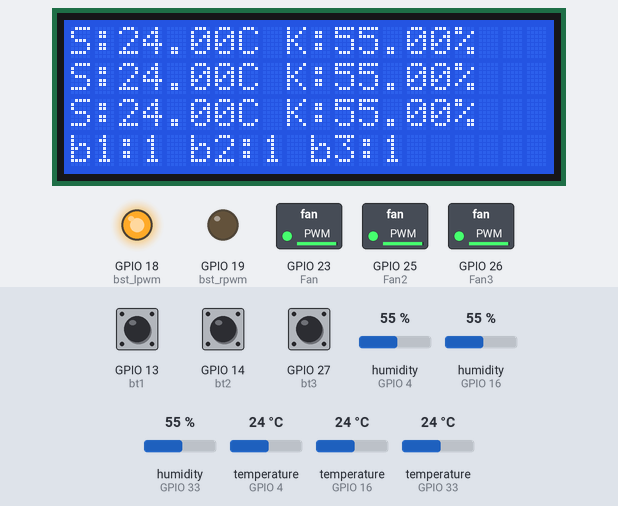
Bench run of a sketch on a simulated ESP32. On the bench: 20×4 character LCD, switched loads named in the sketch (green lamp = pin HIGH), output pins drawn as LEDs (lit = HIGH). Inputs (shaded band) come from the test bench; at power-on: humidity (sensors on GPIO 4, GPIO 16, GPIO 33) 55 %, GPIO 13 (bt1) HIGH, GPIO 14 (bt2) HIGH, GPIO 27 (bt3) HIGH, temperature (sensors on GPIO 4, GPIO 16, GPIO 33) 24 °C.

Above: at 1.2 s.
1.3 s: humidity (sensor on GPIO 4) set to 22 %
At 3.2 s:
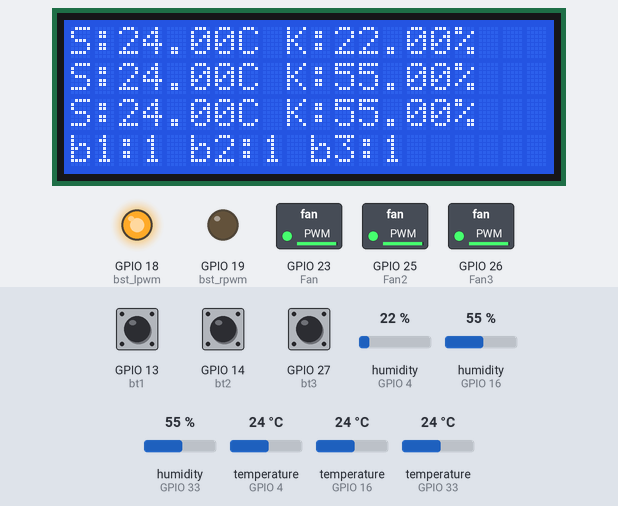
3.5 s: humidity (sensor on GPIO 16) set to 22 %
At 5.3 s:
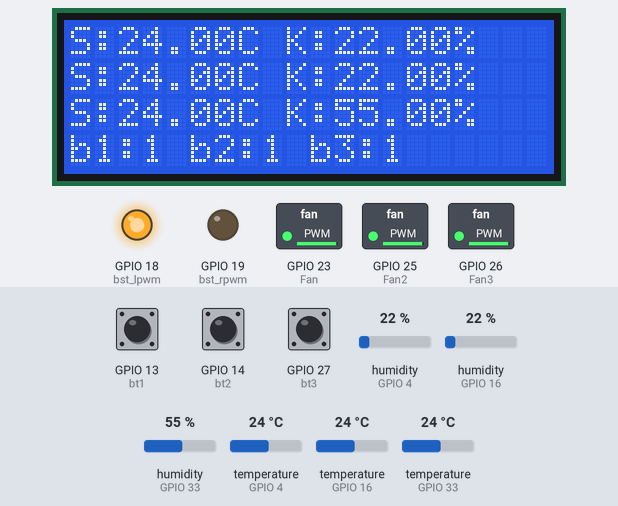
5.6 s: humidity (sensor on GPIO 33) set to 22 %
At 7.3 s:
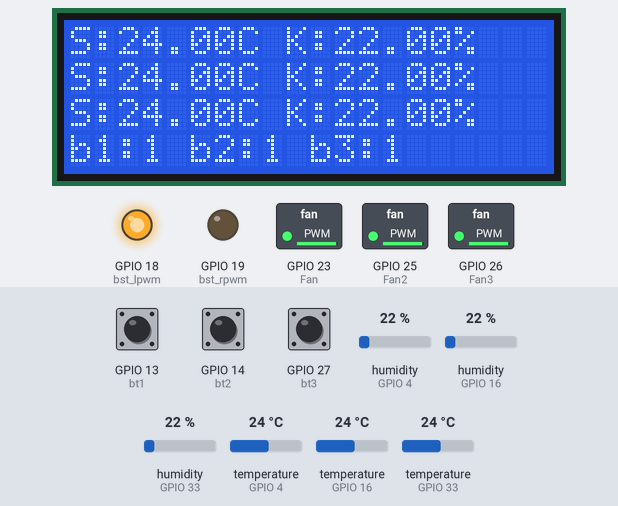
7.6 s: GPIO 13 (bt1) pulled LOW for 0.15 s
At 7.76 s:
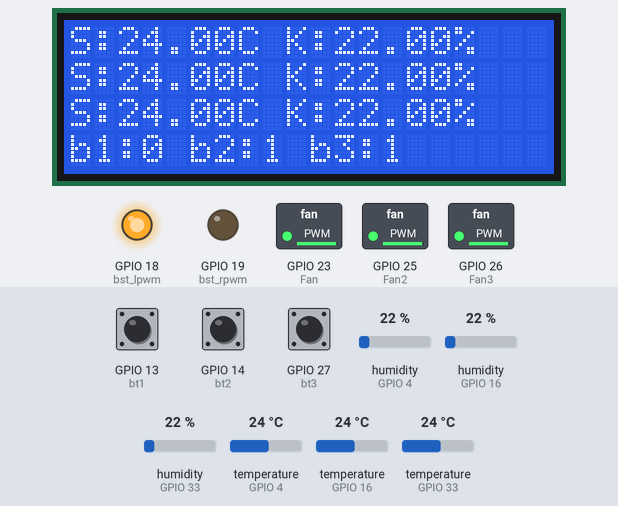
9.3 s: GPIO 14 (bt2) pulled LOW for 0.15 s
At 9.46 s:
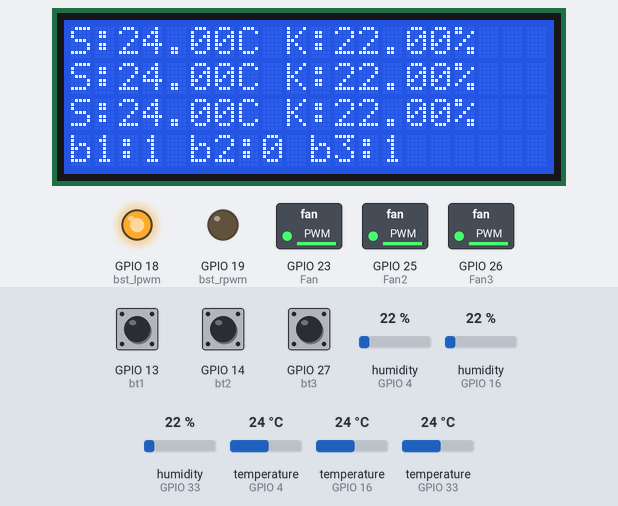
11.0 s: GPIO 27 (bt3) pulled LOW for 0.15 s
At 11.16 s:
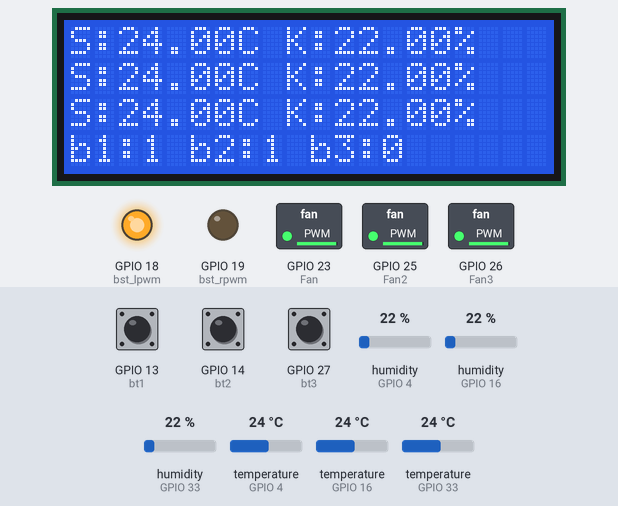
Timing chart, 0 to 13.7 s (numbered marks = the images above; inputs shaded):
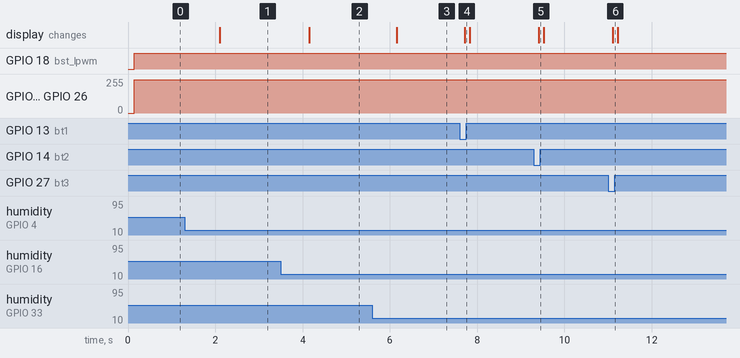

The sketch:

dht22_lcd.ino
```cpp
#include <DHT.h>
#include <LiquidCrystal_I2C.h>

#define DHTTYPE DHT22


#define DHTPIN1 4
#define DHTPIN2 16
#define DHTPIN3 33
#define bt1 13
#define bt2 14
#define bt3 27

LiquidCrystal_I2C lcd(0x27, 20, 4);  // I2C address 0x27 (from DIYables LCD), 16 column and 2 rows
DHT dht1(DHTPIN1, DHTTYPE);
DHT dht2(DHTPIN2, DHTTYPE);
DHT dht3(DHTPIN3, DHTTYPE);

const int Fan = 23;
const int Fan2 = 25;
const int Fan3 = 26;

const int freq = 20000;
const int ledChannel = 0;
const int ledChannel2 = 1;
const int ledChannel3 = 2;
const int resolution = 8;

int bst_lpwm = 18;
int bst_rpwm = 19;
int channel = 4;
int channel2 = 5;
int freq2  = 1000;


void setup() {
  Serial.begin(115200);
  dht1.begin();
  dht2.begin();
  dht3.begin();// initialize the DHT22 sensor
  lcd.begin();         // initialize the lcd
  lcd.backlight();    // open the backlight

  ledcSetup(ledChannel, freq, resolution);
  ledcSetup(ledChannel2, freq, resolution);
  ledcSetup(ledChannel3, freq, resolution);

  ledcSetup(channel, freq2, resolution);
  ledcSetup(channel2, freq2, resolution);

  ledcAttachPin(bst_lpwm,channel);
  ledcAttachPin(bst_rpwm,channel2);

  // attach the channel to the GPIO to be controlled
  ledcAttachPin(Fan, ledChannel);
  ledcAttachPin(Fan2, ledChannel2);
  ledcAttachPin(Fan3, ledChannel3);

  pinMode(bt1, INPUT_PULLUP);
  pinMode(bt2, INPUT_PULLUP);
  pinMode(bt3, INPUT_PULLUP);

}

void loop() {
  float humi1  = dht1.readHumidity();    // read humidity
  float tempC1 = dht1.readTemperature(); // read temperature
  float humi2  = dht2.readHumidity();    // read humidity
  float tempC2 = dht2.readTemperature(); // read temperature
  float humi3  = dht3.readHumidity();    // read humidity
  float tempC3 = dht3.readTemperature(); // read temperature

  int val1 = digitalRead(bt1);
  int val2 = digitalRead(bt2);
  int val3 = digitalRead(bt3);

//  lcd.clear();

//    lcd.print("     ");
  // check whether the reading is successful or not
  if (isnan(tempC1) || isnan(humi1)) {
    lcd.setCursor(0, 0);
    lcd.print("Failed");
  } else {
    lcd.setCursor(0, 0);  // display position
    lcd.print("S:");
    lcd.print(tempC1);     // display the temperature
    lcd.print("C");
    lcd.print(" ");
   // display position
    lcd.print("K:");
    lcd.print(humi1);      // display the humidity
    lcd.print("%");
  }

  if (isnan(tempC2) || isnan(humi2)) {
    lcd.setCursor(0, 1);
    lcd.print("Failed");
  } else {
    lcd.setCursor(0, 1);  // display position
    lcd.print("S:");
    lcd.print(tempC2);     // display the temperature
    lcd.print("C");
    lcd.print(" ");
  // display position
    lcd.print("K:");
    lcd.print(humi2);      // display the humidity
    lcd.print("%");
  }

  if (isnan(tempC3) || isnan(humi3)) {
    lcd.setCursor(0, 2);
    lcd.print("Failed");
  } else {
    lcd.setCursor(0, 2);  // display position
    lcd.print("S:");
    lcd.print(tempC3);     // display the temperature
    lcd.print("C");
    lcd.print(" ");
      // display position
    lcd.print("K:");
    lcd.print(humi3);      // display the humidity
    lcd.print("%");
  }
//
  lcd.setCursor(0,3);
  lcd.print("b1:");
  lcd.print(val1);
  lcd.print(" b2:");
  lcd.print(val2);
  lcd.print(" b3:");
  lcd.print(val3);

   //kipas
   ledcWrite(ledChannel, 250);
   ledcWrite(ledChannel2, 250);
   ledcWrite(ledChannel3, 250);

   //pemanas
   ledcWrite(channel, 255);
   ledcWrite(channel2,0);


//  delay(2000);
}
```

Measured:
- after the input at 1.3 s, the display: changes after 0.80 s (image 1)
- after the input at 3.5 s, the display: changes after 0.65 s (image 2)
- after the input at 5.6 s, the display: changes after 0.56 s (image 3)
- after the input at 7.6 s, the display: changes after 0.11 s (image 4)
- after the input at 9.3 s, the display: changes after 0.11 s (image 5)
- after the input at 11.0 s, the display: changes after 0.10 s (image 6)
